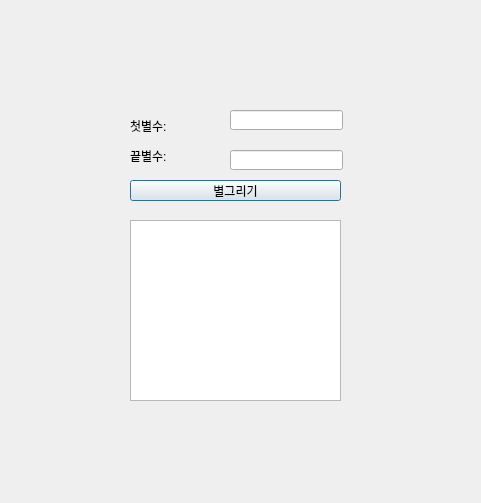
<?xml version="1.0" encoding="UTF-8"?>
<ui version="4.0">
 <class>Dialog</class>
 <widget class="QDialog" name="Dialog">
  <property name="geometry">
   <rect>
    <x>0</x>
    <y>0</y>
    <width>481</width>
    <height>503</height>
   </rect>
  </property>
  <property name="windowTitle">
   <string>Dialog</string>
  </property>
  <widget class="QLabel" name="label">
   <property name="geometry">
    <rect>
     <x>130</x>
     <y>120</y>
     <width>56</width>
     <height>12</height>
    </rect>
   </property>
   <property name="text">
    <string>첫별수:</string>
   </property>
  </widget>
  <widget class="QLabel" name="label_2">
   <property name="geometry">
    <rect>
     <x>130</x>
     <y>150</y>
     <width>56</width>
     <height>12</height>
    </rect>
   </property>
   <property name="text">
    <string>끝별수:</string>
   </property>
  </widget>
  <widget class="QPushButton" name="pb">
   <property name="geometry">
    <rect>
     <x>130</x>
     <y>180</y>
     <width>211</width>
     <height>21</height>
    </rect>
   </property>
   <property name="text">
    <string>별그리기</string>
   </property>
  </widget>
  <widget class="QLineEdit" name="le_f">
   <property name="geometry">
    <rect>
     <x>230</x>
     <y>110</y>
     <width>113</width>
     <height>20</height>
    </rect>
   </property>
  </widget>
  <widget class="QLineEdit" name="le_l">
   <property name="geometry">
    <rect>
     <x>230</x>
     <y>150</y>
     <width>113</width>
     <height>20</height>
    </rect>
   </property>
  </widget>
  <widget class="QPlainTextEdit" name="pte">
   <property name="geometry">
    <rect>
     <x>130</x>
     <y>220</y>
     <width>211</width>
     <height>181</height>
    </rect>
   </property>
  </widget>
 </widget>
 <resources/>
 <connections/>
</ui>
